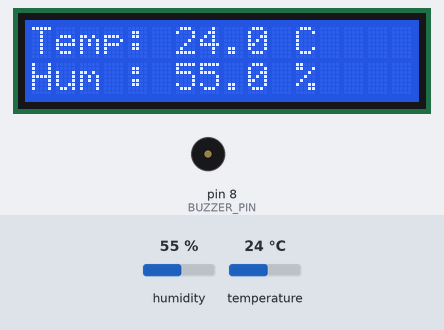
Bench run of a sketch on a simulated Arduino Uno, built with avr-gcc and run on an emulated ATmega328P. On the bench: 16×2 character LCD, buzzer (waves = sounding, pin HIGH). The inputs (shaded band) are chosen by the test bench; at power-on: temperature 24 °C, humidity 55 %.

Above: at 3.2 s.
3.3 s: temperature set to 29.2 °C
At 4.9 s:
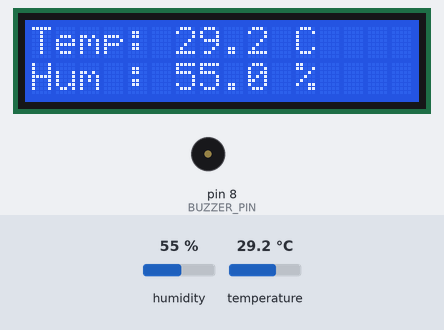
6.0 s: temperature set to 30.5 °C
At 7.7 s:
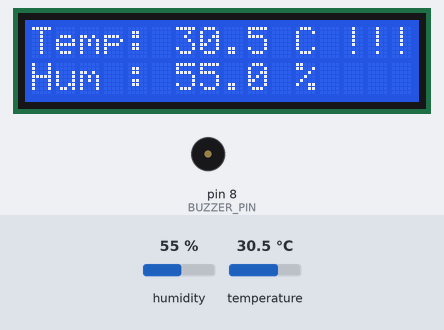
11.9 s: humidity set to 22 %
At 12.64 s:
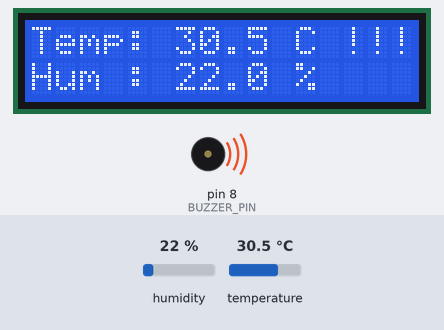
14.6 s: humidity set to 40 %
At 15.4 s:
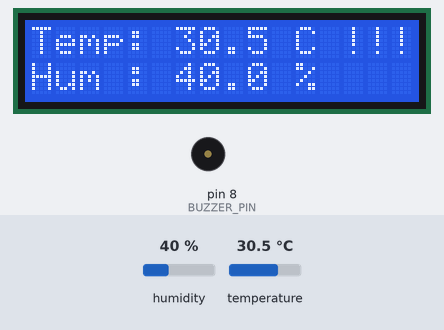
Timing chart, 0 to 18.3 s (numbered marks = the images above; inputs shaded):
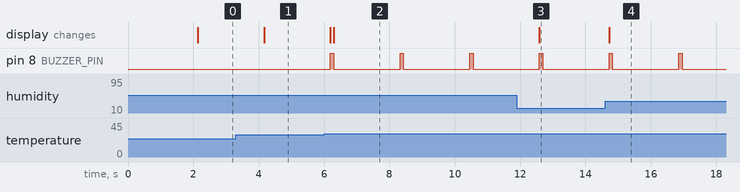

Measured:
- the behaviour switches between 29.9 and 30 °C on temperature (found by bisection; images 1 and 2)
- after the input at 3.3 s, the display: changes after 0.86 s (image 1)
- after the input at 6.0 s, pin 8 (BUZZER_PIN): alternates HIGH for 0.10 s and LOW for 2.0 s, starting after 0.19 s; the display: first changes after 0.19 s (image 2 shows a later state)
- after the input at 11.9 s, the display: changes after 0.69 s (image 3)
- after the input at 14.6 s, the display: changes after 0.12 s (image 4)

The sketch:

Afficheur_de_Temperature.ino
```cpp
#include <Wire.h>                // Bibliothèque pour la communication I2C
#include <LiquidCrystal_I2C.h>   // Bibliothèque pour l'écran LCD
#include <DHT.h>                 // Bibliothèque pour le capteur DHT22

// --- CONFIGURATION DES BROCHES ---
#define DHTPIN 2          // Le capteur DHT22 est branché sur la Pin 2
#define DHTTYPE DHT22     // On précise le type de capteur (DHT22)
#define BUZZER_PIN 8      // Le Buzzer est branché sur la Pin 8

// --- PARAMÈTRES ---
float seuilTemperature = 30.0; // Seuil d'alerte en degrés Celsius

// Initialisation de l'écran LCD (adresse 0x27, 16 colonnes, 2 lignes)
// Note : l'adresse peut parfois être 0x3F selon le modèle.
LiquidCrystal_I2C lcd(0x27, 16, 2);

// Initialisation du capteur DHT
DHT dht(DHTPIN, DHTTYPE);

void setup() {
  // Initialisation du port série pour le débogage
  Serial.begin(9600);

  // Initialisation du capteur DHT22
  dht.begin();

  // Initialisation de l'écran LCD
  lcd.init();
  lcd.backlight(); // Allume le rétroéclairage

  // Configuration du buzzer en mode sortie
  pinMode(BUZZER_PIN, OUTPUT);

  // Message d'accueil sur l'écran
  lcd.setCursor(0, 0);
  lcd.print("Station Meteo");
  lcd.setCursor(0, 1);
  lcd.print("Initialisation...");
  delay(2000); // Pause de 2 secondes
  lcd.clear();
}

void loop() {
  // Lecture de l'humidité (en %)
  float humidite = dht.readHumidity();
  // Lecture de la température (en °Celsius)
  float temperature = dht.readTemperature();

  // Vérification si la lecture a échoué
  if (isnan(humidite) || isnan(temperature)) {
    lcd.setCursor(0, 0);
    lcd.print("Erreur capteur!");
    return; // Sort de la boucle loop pour recommencer
  }

  // --- AFFICHAGE SUR L'ÉCRAN LCD ---
  // Ligne 1 : Température
  lcd.setCursor(0, 0);
  lcd.print("Temp: ");
  lcd.print(temperature, 1); // Affiche avec 1 décimale
  lcd.print(" C");

  // Ligne 2 : Humidité
  lcd.setCursor(0, 1);
  lcd.print("Hum : ");
  lcd.print(humidite, 1);
  lcd.print(" %");

  // --- LOGIQUE DE L'ALERTE (BUZZER) ---
  if (temperature >= seuilTemperature) {
    // Si la température dépasse le seuil : bip intermittent
    digitalWrite(BUZZER_PIN, HIGH);
    delay(100);
    digitalWrite(BUZZER_PIN, LOW);

    // Alerte visuelle (optionnel)
    lcd.setCursor(13, 0);
    lcd.print("!!!");
  } else {
    // Sinon, on s'assure que le buzzer est éteint
    digitalWrite(BUZZER_PIN, LOW);
    lcd.setCursor(13, 0);
    lcd.print("   "); // Efface les points d'exclamation
  }

  // Le DHT22 est un peu lent, on attend 2 secondes avant la prochaine lecture
  delay(2000);
}
```
